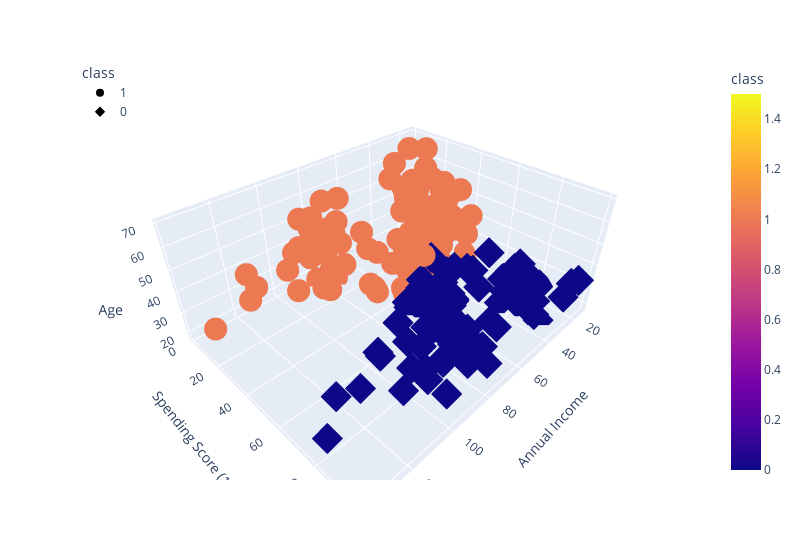

Source (notebook cell):
### Code cell
# plot the DataFrame with a third axis
fig = px.scatter_3d(
    df_shopping,
    x="Annual Income",
    y="Spending Score (1-100)",
    z="Age",
    color="class",
    symbol="class",
    width=800,
)
fig.update_layout(legend=dict(x=0, y=1))
fig.show()

### Figure 1 — Plotly figure (JSON) as saved in the notebook; plotly's stock layout.template omitted (floating-point values rounded to 4 significant figures)
{"data": [{"hovertemplate": "class=%{marker.color}<br>Annual Income=%{x}<br>Spending Score (1-100)=%{y}<br>Age=%{z}<extra></extra>", "legendgroup": "1", "marker": {"color": [1, 1, 1, 1, 1, 1, 1, 1, 1, 1, 1, 1, 1, 1, 1, 1, 1, 1, 1, 1, 1, 1, 1, 1, 1, 1, 1, 1, 1, 1, 1, 1, 1, 1, 1, 1, 1, 1, 1, 1, 1, 1, 1, 1, 1, 1, 1, 1, 1, 1, 1, 1, 1, 1, 1, 1, 1, 1, 1, 1, 1, 1, 1, 1, 1, 1, 1, 1, 1, 1, 1, 1, 1, 1, 1, 1, 1, 1, 1, 1, 1, 1, 1, 1, 1, 1, 1, 1, 1, 1, 1, 1, 1, 1, 1, 1, 1, 1, 1, 1, 1, 1, 1, 1, 1, 1, 1, 1, 1, 1, 1, 1, 1, 1, 1], "coloraxis": "coloraxis", "symbol": "circle"}, "mode": "markers", "name": "1", "scene": "scene", "showlegend": true, "type": "scatter3d", "x": [15, 16, 17, 18, 19, 19, 20, 20, 21, 23, 24, 25, 28, 28, 29, 30, 33, 33, 34, 37, 38, 39, 39, 40, 40, 40, 40, 42, 43, 43, 43, 44, 44, 46, 46, 47, 47, 48, 48, 48, 48, 49, 49, 50, 50, 54, 54, 54, 54, 54, 54, 54, 54, 57, 58, 59, 59, 60, 60, 60, 60, 61, 62, 62, 62, 62, 62, 63, 63, 63, 63, 63, 64, 65, 67, 67, 67, 70, 71, 71, 71, 72, 73, 73, 74, 75, 76, 77, 77, 78, 78, 78, 78, 78, 78, 79, 81, 85, 86, 87, 87, 87, 88, 88, 93, 97, 98, 99, 101, 103, 103, 113, 120, 126, 137], "y": [39, 6, 40, 6, 3, 14, 15, 13, 35, 29, 35, 5, 14, 32, 31, 4, 4, 14, 17, 26, 35, 36, 28, 55, 47, 42, 42, 52, 60, 45, 41, 50, 46, 46, 56, 52, 59, 51, 50, 48, 47, 55, 42, 49, 56, 47, 53, 48, 42, 51, 41, 44, 46, 58, 46, 55, 41, 49, 40, 42, 47, 42, 41, 48, 59, 56, 42, 50, 46, 43, 48, 52, 42, 43, 43, 57, 40, 29, 35, 11, 9, 34, 5, 7, 10, 5, 40, 12, 36, 22, 17, 20, 16, 1, 1, 35, 5, 26, 20, 27, 13, 10, 13, 15, 14, 32, 15, 39, 24, 17, 23, 8, 16, 28, 18], "z": [19, 20, 31, 35, 64, 67, 58, 37, 35, 52, 35, 46, 54, 45, 40, 60, 53, 49, 42, 36, 65, 48, 49, 50, 27, 29, 31, 49, 59, 50, 47, 51, 69, 53, 70, 67, 54, 63, 43, 68, 32, 70, 47, 60, 60, 59, 45, 40, 49, 57, 67, 46, 48, 55, 50, 68, 18, 48, 40, 32, 47, 48, 23, 49, 67, 49, 21, 66, 54, 68, 66, 65, 38, 63, 51, 50, 38, 23, 43, 59, 47, 25, 20, 44, 19, 57, 28, 25, 48, 34, 43, 44, 47, 37, 34, 56, 19, 50, 42, 36, 40, 36, 52, 58, 59, 37, 46, 41, 54, 41, 34, 33, 47, 45, 32]}, {"hovertemplate": "class=%{marker.color}<br>Annual Income=%{x}<br>Spending Score (1-100)=%{y}<br>Age=%{z}<extra></extra>", "legendgroup": "0", "marker": {"color": [0, 0, 0, 0, 0, 0, 0, 0, 0, 0, 0, 0, 0, 0, 0, 0, 0, 0, 0, 0, 0, 0, 0, 0, 0, 0, 0, 0, 0, 0, 0, 0, 0, 0, 0, 0, 0, 0, 0, 0, 0, 0, 0, 0, 0, 0, 0, 0, 0, 0, 0, 0, 0, 0, 0, 0, 0, 0, 0, 0, 0, 0, 0, 0, 0, 0, 0, 0, 0, 0, 0, 0, 0, 0, 0, 0, 0, 0, 0, 0, 0, 0, 0, 0, 0], "coloraxis": "coloraxis", "symbol": "diamond"}, "mode": "markers", "name": "0", "scene": "scene", "showlegend": true, "type": "scatter3d", "x": [15, 16, 17, 18, 19, 19, 20, 20, 21, 23, 24, 25, 28, 28, 29, 30, 33, 33, 34, 37, 38, 39, 39, 42, 43, 46, 46, 48, 48, 54, 54, 54, 54, 57, 58, 60, 60, 61, 62, 63, 64, 65, 65, 65, 67, 69, 69, 70, 71, 71, 71, 72, 73, 73, 74, 75, 76, 77, 77, 78, 78, 78, 78, 78, 78, 79, 81, 85, 86, 87, 87, 87, 88, 88, 93, 97, 98, 99, 101, 103, 103, 113, 120, 126, 137], "y": [81, 77, 76, 94, 72, 99, 77, 79, 66, 98, 73, 73, 82, 61, 87, 73, 92, 81, 73, 75, 92, 61, 65, 60, 54, 51, 55, 59, 59, 54, 52, 55, 57, 55, 60, 52, 50, 49, 55, 54, 46, 48, 50, 59, 56, 58, 91, 77, 95, 75, 75, 71, 88, 73, 72, 93, 87, 97, 74, 90, 88, 76, 89, 78, 73, 83, 93, 75, 95, 63, 75, 92, 86, 69, 90, 86, 88, 97, 68, 85, 69, 91, 79, 74, 83], "z": [21, 23, 22, 23, 30, 35, 24, 22, 20, 35, 25, 31, 29, 35, 23, 21, 18, 21, 30, 20, 24, 31, 24, 33, 31, 27, 19, 18, 19, 26, 23, 38, 21, 22, 34, 24, 27, 20, 26, 19, 19, 18, 19, 49, 27, 40, 39, 31, 40, 38, 39, 31, 29, 32, 35, 32, 32, 28, 32, 34, 39, 38, 27, 30, 30, 29, 31, 36, 33, 32, 28, 36, 30, 27, 35, 32, 29, 30, 28, 36, 32, 38, 35, 32, 30]}], "layout": {"coloraxis": {"colorbar": {"title": {"text": "class"}}, "colorscale": [[0, "#0d0887"], [0.1111, "#46039f"], [0.2222, "#7201a8"], [0.3333, "#9c179e"], [0.4444, "#bd3786"], [0.5556, "#d8576b"], [0.6667, "#ed7953"], [0.7778, "#fb9f3a"], [0.8889, "#fdca26"], [1, "#f0f921"]]}, "legend": {"title": {"text": "class"}, "tracegroupgap": 0, "x": 0, "y": 1}, "margin": {"t": 60}, "scene": {"domain": {"x": [0, 1], "y": [0, 1]}, "xaxis": {"title": {"text": "Annual Income"}}, "yaxis": {"title": {"text": "Spending Score (1-100)"}}, "zaxis": {"title": {"text": "Age"}}}, "width": 800}}
